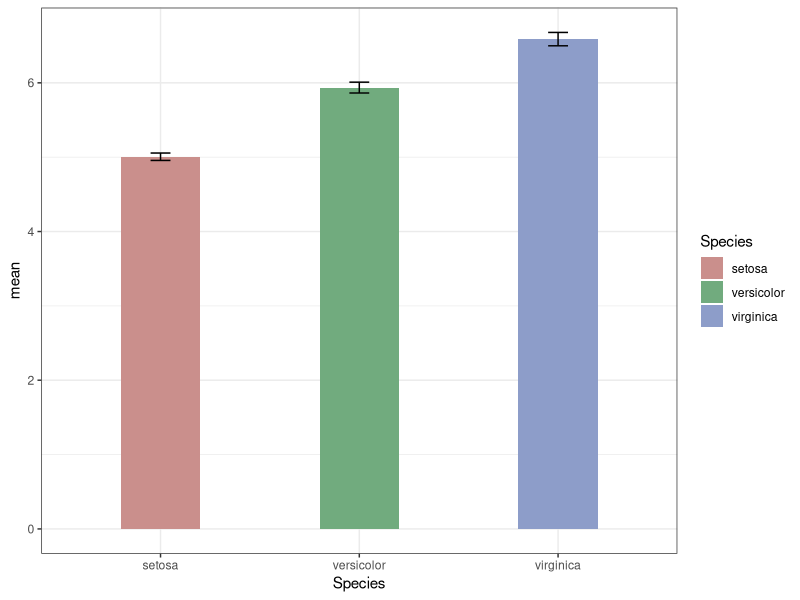

This figure's R source:
## ---- chunk 1

library(tidyverse)
library(dplyr)
library(ggplot2)
theme_set(theme_bw())
## ---- chunk 2
iris_tbl <- iris #read_csv("Data/data.csv", col_types = "nn")
iris_tbl
## ---- chunk 3
iris_tbl %>% 
  filter(Sepal.Width > 2.9) -> filtred_iris
filtred_iris
## ---- chunk 4
iris_tbl %>% 
  filter(Species == "setosa", Sepal.Length > 4.9 & Sepal.Length < 5.2) -> filtred_setosa
filtred_setosa
## ---- chunk 5
iris_tbl %>% 
  filter(Species != "versicolor") %>% 
  select(Sepal.Length, Sepal.Width) %>% 
  arrange(desc(Sepal.Length))-> iris_2
## ---- chunk 6
iris_tbl %>%
  group_by(Species) %>%
  summarise(MEAN = mean(Sepal.Length), 
            SEM = sd(Sepal.Length) / sqrt(length(Sepal.Length))) -> results
results
## ---- chunk 7
iris_tbl %>%
  group_by(Species) %>%
  summarise(mean = mean(Sepal.Length), 
            sem = sd(Sepal.Length) / sqrt(length(Sepal.Length))) %>% 
  ggplot(aes(Species, mean)) +
  geom_col(width = 0.4, aes(fill  = Species)) + 
  scale_fill_hue(c = 40) +
  theme_bw() + 
  geom_errorbar(aes(ymax = mean + sem, ymin = mean - sem), width = 0.1)
